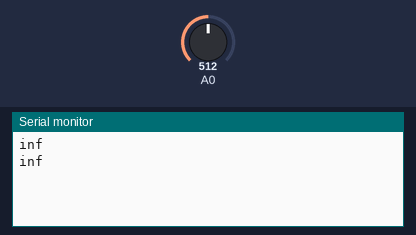
Simulated run of this sketch. Board: Arduino Uno, built with avr-gcc and run on an emulated ATmega328P. Shown: the last lines printed to the serial monitor. The test bench sets the inputs (shaded band); at power-on: A0 = 512.

Above: at 1.8 s.
1.9 s: A0 set to 557
At 2.8 s:
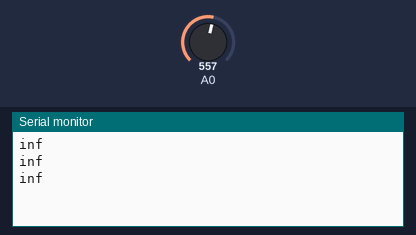
3.4 s: A0 set to 581
At 4.8 s:
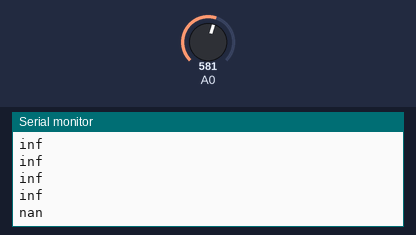

The sketch:

Weather.ino
```cpp
///===============================================================
/// The load resistance on the board
#define RLOAD 10.0

/// Calibration resistance at atmospheric CO2 level

#define RZERO 76.63

/// Parameters for calculating ppm of CO2 from sensor resistance
#define PARA 116.6020682
#define PARB 2.769034857

 void setup() {
 Serial.begin(9600);
}

void loop() {

 int val = analogRead(0);
 val = (1023./(float)val) * 5. - 1.* RLOAD;
 float Resistance;
 Resistance = val;
//
 float PPM;
 PPM = PARA * pow((Resistance/RZERO), -PARB);
//
 Serial.println(PPM,1);

  delay(1000);
}
///===============================================================
```

Measured:
- the behaviour switches between 568 and 569 on A0 (found by bisection; images 1 and 2)
- after the input at 3.4 s, the serial monitor: prints a new line after 0.60 s (image 2)
